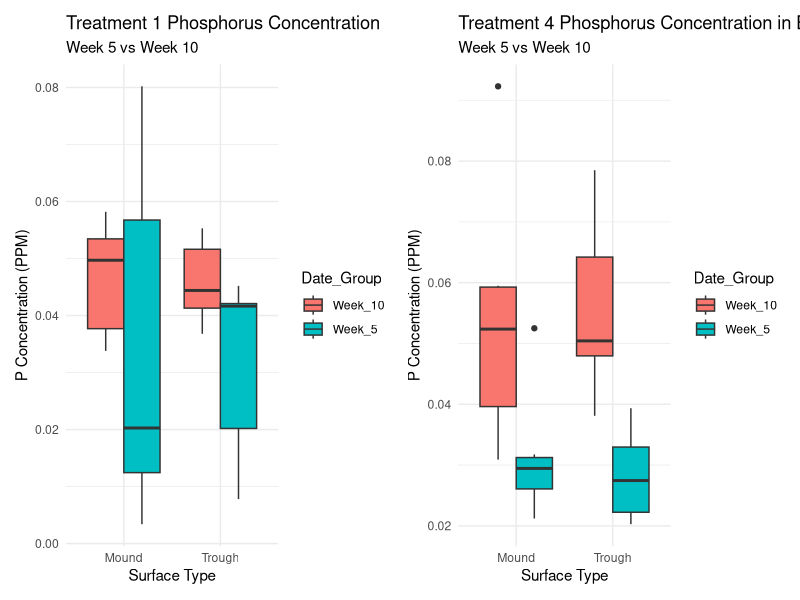
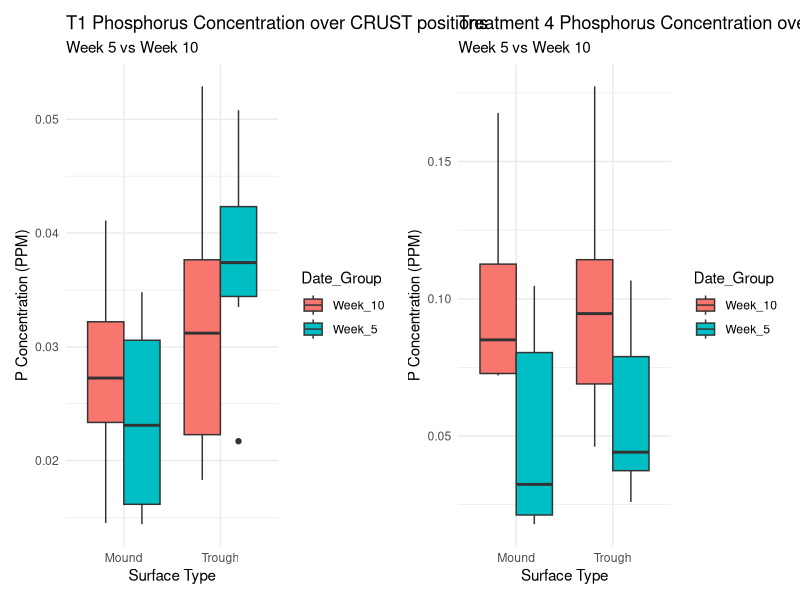

These charts were generated, in order, by the following R code:
library(readxl)
library(dplyr)
library(tidyverse)
library(tidyr)
library(ggplot2)
library(patchwork)

#Importing my data from excel spreadsheet with some cleaning up!
# ---------------------------------
excel_sheet <- read_excel("TheEntireDataSet.xlsx", sheet = "labeled")
rawResults<- excel_sheet

rawResults$Outlier <- as.integer(rawResults$Outlier)
rawResults$Outlier[is.na(rawResults$Outlier)] <- 0
rawResults$Position <- as.integer(rawResults$Position)
cleanedResults <- rawResults %>% drop_na(Bin_Number, Position)
head(cleanedResults)

# evil date formatting
#--------------------
str(cleanedResults$DateTime)
cleanedResults$DateTime <- as.numeric(cleanedResults$DateTime)
cleanedResults$DateTime <- as.POSIXct(
  cleanedResults$DateTime * 86400,
  origin = "1899-12-30",
  tz = "UTC"
)
cleanedResults$Date <- as.Date(cleanedResults$DateTime)
table(cleanedResults$Date)
cleanedResults <- cleanedResults %>%
  mutate(Date_Group = case_when(
    Date %in% as.Date(c("2006-01-30", "2006-01-31")) ~ "Week_1",
    Date %in% as.Date(c("2006-02-07", "2006-02-08")) ~ "Week_2", 
    Date %in% as.Date(c("2006-02-27")) ~ "Week_5",
    Date %in% as.Date(c("2006-3-20")) ~ "Week_8",
    Date %in% as.Date(c("2006-04-03")) ~ "Week_10"
  ))

#-----------
# end of evil date formatting

# remove unnecessary columns
 cleanedResults <- cleanedResults %>% select(-"File #",
      -"Operator", -"Name", -"ID", -"Field1", -"Field2",
      -"test", -"Application", -"Method", -"ElapsedTime", -"Alloy 1",
      -"Match Qual 1", -"Alloy 2", -"Match Qual 2", -"Alloy 3", -"Match Qual 3")
 
#-------------------------------------------------------
#End of clean up


# filtering 
#-----------------
# alternate filtering, including date_group 
filteredResults <- cleanedResults %>%
  select(Date_Group, Bin_Number, Position, P, Al, Fe, S, Ca, K)

# changing n/a & <LOD to 0 across measurements
    # changing columns to numeric
filteredResults <- filteredResults %>% 
  mutate(across(-c(Bin_Number, Position, Date_Group),
                ~ as.numeric(as.character(.))))
    # replacing N/A to the number 0
filteredResults <- filteredResults %>%
  mutate(across(P:Ca, ~replace_na(.x, 0)))

head(filteredResults)
#-------- 
# filtering ^

# full disclosure: below is using generative AI


# averaging results, chatGPT generated, needed help on this one
averagedResults <- filteredResults %>%
  group_by(Date_Group, Bin_Number, Position) %>%
  summarise(
    P_mean  = mean(P,  na.rm = TRUE),
    Al_mean = mean(Al, na.rm = TRUE),
    Fe_mean = mean(Fe, na.rm = TRUE),
    S_mean  = mean(S, na.rm  = TRUE),
    Ca_mean = mean(Ca, na.rm = TRUE),
    K_mean  = mean(K,  na.rm = TRUE),
    n_reps  = n(),   # tells you how many reps contributed
    .groups = "drop"
  )

head(averagedResults)

# var: longAverages, inclusion of columns of treatment/element etc
#--------

# creating a column of each element
longAverages <- averagedResults %>%
  pivot_longer(
    cols = ends_with("_mean"),
    names_to = "Element",
    values_to = "Value"
  )
#head(longAverages)

# making a column to identify treatment types
longAverages <- longAverages %>%
  mutate(Treatment_Number = as.numeric(str_extract(Bin_Number, "(?<=T)\\d+"))) %>%
  filter(!is.na(Treatment_Number))

# checking for any measurements outside of date ranges set
#cleanedResults %>%
#  filter(is.na(Date_Group)) %>%
#  select(DateTime, Date)

# excluding out of range dates for measurements
longAverages <- longAverages %>%
  filter(!is.na(Date_Group))

# making a column for positions types
longAverages <- longAverages %>%
  mutate(
    Surface = case_when(
      Position %in% c(1,2,3,4) ~ "Trough",
      Position %in% c(5,6,7,8) ~ "Mound",
      Position == 9 ~ "Center"
      # calling it center b/c of 9
    ),
    
    Inoculation = case_when(
      Position %in% c(1,2,5,6) ~ "Uncolonized",
      Position %in% c(3,4,7,8) ~ "Inoculated",
      Position == 9 ~ "Bridge" 
      # calling it bridge/center b/c of the transfer of nutrients
    )
  ) 
 
#-----------------------------------------------------------------------------------------------------------
###### Creating Datasets 
#-----------------------------------------------------------------------------------------------------------

# separating date_groups into different datasets

MiddleFinalResults <- longAverages %>% 
  filter(Date_Group %in% c("Week_5", "Week_10"))

# create a subset for only positions
# //////////// BARE GROUP DATA FILTERED
all_bare_group_data <- MiddleFinalResults %>%
  filter(Position %in% c(1, 2, 5, 6))
summary(all_bare_group_data)
# ////////// TREATMENT 
t4_bare_group_data <- MiddleFinalResults %>%
  filter(Position %in% c(1, 2, 5, 6),
         Treatment_Number == "4")
t1_bare_group_data <- MiddleFinalResults %>%
  filter(Position %in% c(1, 2, 5, 6),
         Treatment_Number == "1")

# //////////// CRUST GROUP DATA FILTERED
all_crust_group_data <- MiddleFinalResults %>%
  filter(Position %in% c(3, 4, 7, 8))
summary(all_bare_group_data)
t4_crust_group_data <- MiddleFinalResults %>%
  filter(Position %in% c(3, 4, 7, 8),
         Treatment_Number == "4")
t1_crust_group_data <- MiddleFinalResults %>%
  filter(Position %in% c(3, 4, 7, 8),
         Treatment_Number == "1")

# /////////// BARE GROUP modeling for PHOSPHORUS 
#------------------------------------------------------------------------------------------------------------

# ALL BARE GROUP MODEL
all_bare_group_model <- aov(Value ~ Surface * Date_Group,
             data = all_bare_group_data)
summary(all_bare_group_model)
#                      Df Sum Sq Mean Sq F value Pr(>F)
# Surface               1      2   1.915   0.199  0.656
# Date_Group            1     19  19.217   1.998  0.158
# Surface:Date_Group    1      2   1.975   0.205  0.651
# Residuals          1004   9659   9.620 
# ///////////////
# INTERPRETATION:
# no influence of surface towards element value across ALL groups

# ALL TREATMENTS 4 Phosphorus BARE /////////////////////////////////////////////
p_bare_group_data <- all_bare_group_data %>%
  filter(Element == "P_mean")
summary(p_bare_group_data)

all_p_bare_group_model <- aov(Value ~ Surface * Date_Group,
                            data = p_bare_group_data)
summary(all_p_bare_group_model)

# include interaction with inoculum 

#                     Df  Sum Sq  Mean Sq F value Pr(>F)   
# Surface              1 0.00135 0.001351   2.840 0.0939 . 
# Date_Group           1 0.00374 0.003735   7.849 0.0057 **
# Surface:Date_Group   1 0.00020 0.000200   0.419 0.5182   
# Residuals          164 0.07804 0.000476                  
# ---
# Signif. codes:  0 ‘***’ 0.001 ‘**’ 0.01 ‘*’ 0.05 ‘.’ 0.1 ‘ ’ 1
# INTERPRETATION: # Surface  p = 0.0939 . 
# slight influence of surface towards phosphorus value across all treatments
TukeyHSD(all_p_bare_group_model, "Surface")
# $Surface
#                     diff           lwr        upr     p adj
# Runoff-Mound 0.005672222 -0.0009742285 0.01231867 0.0938693
### INTERPRETATION: RUNOFF > MOUNDS across ALL TREATMENTS

# all_p_bare_group_model <- aov(Value ~ Surface * Date_Group * Treatment_Number,
#                               data = p_bare_group_data)
# summary(all_p_bare_group_model)
# TukeyHSD(all_p_bare_group_model, "Treatment_Number") ERROR



# TREATMENT 4 Phosphorus BARE /////////////////////////////////////////////////
t4_p_bare_group_data <- t4_bare_group_data %>%
  filter(Element == "P_mean",
         Treatment_Number =="4")
summary(t4_p_bare_group_data)

t4_p_bare_group_model <- aov(Value ~ Surface * Date_Group,
                              data = t4_p_bare_group_data)
summary(t4_p_bare_group_model)
#                    Df   Sum Sq  Mean Sq F value   Pr(>F)    
# Surface             1 0.000005 0.000005   0.023 0.880322    
# Date_Group          1 0.003727 0.003727  17.037 0.000522 ***
# Surface:Date_Group  1 0.000033 0.000033   0.150 0.702429    
# Residuals          20 0.004375 0.000219                     
# ---
# Signif. codes:  0 ‘***’ 0.001 ‘**’ 0.01 ‘*’ 0.05 ‘.’ 0.1 ‘ ’ 1
## INTERPRETATION: surface does not show effect on P in TREATMENT 4


# adjust for treatment 6
# TREATMENT 1 Phosphorus BARE /////////////////////////////////////////////////
t1_p_bare_group_data <- t1_bare_group_data %>%
  filter(Element == "P_mean")
summary(t1_p_bare_group_data)

t1_p_bare_group_model <- aov(Value ~ Surface * Date_Group,
                             data = t1_p_bare_group_data)
summary(t1_p_bare_group_model)
#                    Df   Sum Sq   Mean Sq F value Pr(>F)
# Surface             1 0.000011 0.0000105   0.029  0.867
# Date_Group          1 0.001073 0.0010733   2.949  0.101
# Surface:Date_Group  1 0.000002 0.0000019   0.005  0.944
# Residuals          20 0.007280 0.0003640     
## INTERPRETATIONS:Surface has no have an effect on phosphorus levels in Control
TukeyHSD(t1_p_bare_group_model, "Surface")

## BOX PLOT comparisons ///////////////////////////////////////////////////////
boxplotPhosphorusT1 <- ggplot(t1_p_bare_group_data,
       aes(x = Surface, y = Value, fill = Date_Group)) +
  geom_boxplot(position = position_dodge()) +
  theme_minimal() +
  labs(
    title = "Treatment 1 Phosphorus Concentration",
    subtitle = "Week 5 vs Week 10",
    x = "Surface Type", 
    y = "P Concentration (PPM)" 
  )
# boxplotPhosphorusT1
boxplotPhosphorusT4 <- ggplot(t4_p_bare_group_data,
                              aes(x = Surface, y = Value, fill = Date_Group)) +
  geom_boxplot(position = position_dodge()) +
  theme_minimal() +
  labs(
    title = "Treatment 4 Phosphorus Concentration in BARE SOILS",
    subtitle = "Week 5 vs Week 10",
    x = "Surface Type", 
    y = "P Concentration (PPM)" 
  )
# boxplotPhosphorusT4
boxplotPhosphorusT1+boxplotPhosphorusT4
# ^^^^^ Looking at comparison

# comparing the differences between bare across treatment 1 &&& 4
anova(t1_p_bare_group_model, t4_p_bare_group_model)
# Model 1: Value ~ Surface * Date_Group
# Model 2: Value ~ Surface * Date_Group
#   Res.Df       RSS Df Sum of Sq F Pr(>F)
# 1     20 0.0072796                      
# 2     20 0.0043754  0 0.0029042   
# Potential interpretations::::::: ?????????
#         




# /////////// crust GROUP modeling for PHOSPHORUS 
#------------------------------------------------------------------------------------------------------------
# ALL CRUST GROUP MODEL
all_crust_group_model <- aov(Value ~ Surface * Date_Group,
                            data = all_crust_group_data)
summary(all_crust_group_model)
#                      Df Sum Sq Mean Sq F value Pr(>F)  
# Surface               1      7   7.375   0.929 0.3353  
# Date_Group            1     26  26.117   3.290 0.0700 .
# Surface:Date_Group    1     22  22.116   2.786 0.0954 .
# Residuals          1004   7969   7.937                 
# ---
# Signif. codes:  0 ‘***’ 0.001 ‘**’ 0.01 ‘*’ 0.05 ‘.’ 0.1 ‘ ’ 1

# ///////////////
# INTERPRETATION: interaction between Surface/Date_Group might have an effect
# across all elements across all groups


# ALL TREATMENTS 4 Phosphorus CRUST!!//////////////////////////////////////////
p_crust_group_data <- all_crust_group_data %>%
  filter(Element == "P_mean")
#summary(p_crust_group_data)

all_p_crust_group_model <- aov(Value ~ Surface * Date_Group,
                              data = p_crust_group_data)
summary(all_p_crust_group_model)
#                     Df  Sum Sq  Mean Sq F value  Pr(>F)   
# Surface              1 0.00143 0.001434   1.581 0.21034   
# Date_Group           1 0.00691 0.006909   7.622 0.00642 **
# Surface:Date_Group   1 0.00016 0.000162   0.178 0.67349   
# Residuals          164 0.14867 0.000907                   
# ---
# Signif. codes:  0 ‘***’ 0.001 ‘**’ 0.01 ‘*’ 0.05 ‘.’ 0.1 ‘ ’ 1
# INTERPRETATION: across all treatments=> Time has sigfig effect on phosphorus 

# what about surface is affecting phosphorus?
TukeyHSD(all_p_crust_group_model, "Surface")
#                    diff          lwr        upr     p adj
# Trough-Mound 0.00584246 -0.003331069 0.01501599 0.2103436
### INTERPRETATION: RUNOFF > MOUNDS across ALL TREATMENTS


# TREATMENT 4 Phosphorus CRUST /////////////////////////////////////////////////
t4_p_crust_group_data <- t4_crust_group_data %>%
  filter(Element == "P_mean")
summary(t4_p_crust_group_data)

t4_p_crust_group_model <- aov(Value ~ Surface * Date_Group,
                             data = t4_p_crust_group_data)
summary(t4_p_crust_group_model)
#                    Df   Sum Sq  Mean Sq F value Pr(>F)  
# Surface             1 0.000063 0.000063   0.041 0.8422  
# Date_Group          1 0.012447 0.012447   8.055 0.0102 *
# Surface:Date_Group  1 0.000111 0.000111   0.072 0.7913  
# Residuals          20 0.030906 0.001545                 
# ---
# Signif. codes:  0 ‘***’ 0.001 ‘**’ 0.01 ‘*’ 0.05 ‘.’ 0.1 ‘ ’ 1
## INTERPRETATION: surface does not show effect on P in TREATMENT 4

# TREATMENT 1 Phosphorus CRUST /////////////////////////////////////////////////
t1_p_crust_group_data <- t1_crust_group_data %>%
  filter(Element == "P_mean")
summary(t1_p_crust_group_data)

t1_p_crust_group_model <- aov(Value ~ Surface * Date_Group,
                             data = t1_p_crust_group_data)
summary(t1_p_crust_group_model)
#                    Df    Sum Sq   Mean Sq F value Pr(>F)  
# Surface             1 0.0004960 0.0004960   4.699 0.0424 *
# Date_Group          1 0.0000029 0.0000029   0.027 0.8707  
# Surface:Date_Group  1 0.0001293 0.0001293   1.225 0.2816  
# Residuals          20 0.0021109 0.0001055                 
# ---
# Signif. codes:  0 ‘***’ 0.001 ‘**’ 0.01 ‘*’ 0.05 ‘.’ 0.1 ‘ ’ 1
## INTERPRETATIONS:Surface might have an effect on phosphorus levels in Control
TukeyHSD(t1_p_crust_group_model, "Surface")
#                     diff          lwr        upr     p adj
# Trough-Mound 0.009091667 0.0003429112 0.01784042 0.0424213

## BOX PLOT comparisons ///////////////////////////////////////////////////////

boxplotPhosphorusT1CRUST <- ggplot(t1_p_crust_group_data,
                              aes(x = Surface, y = Value, fill = Date_Group)) +
  geom_boxplot(position = position_dodge()) +
  theme_minimal() +
  labs(
    title = "T1 Phosphorus Concentration over CRUST positions",
    subtitle = "Week 5 vs Week 10",
    x = "Surface Type", 
    y = "P Concentration (PPM)" 
  )
# boxplotPhosphorusT1
boxplotPhosphorusT4CRUST <- ggplot(t4_p_crust_group_data,
                              aes(x = Surface, y = Value, fill = Date_Group)) +
  geom_boxplot(position = position_dodge()) +
  theme_minimal() +
  labs(
    title = "Treatment 4 Phosphorus Concentration over CRUST positions",
    subtitle = "Week 5 vs Week 10",
    x = "Surface Type", 
    y = "P Concentration (PPM)" 
  )
# boxplotPhosphorusT4
boxplotPhosphorusT1CRUST+boxplotPhosphorusT4CRUST
# ^^^^^ Looking at comparison

# comparing the differences between bare across treatment 1 &&& 4
anova(t1_p_crust_group_model, t4_p_crust_group_model)
# Model 1: Value ~ Surface * Date_Group
# Model 2: Value ~ Surface * Date_Group
#   Res.Df       RSS Df Sum of Sq F Pr(>F)
# 1     20 0.0021109                      
# 2     20 0.0309056  0 -0.028795  
# Potential interpretations:::::::
# in terms of phosphorus contents in uncolonized soils
#   there seemed to have a bigger effect on phosphorus 
#   due to surface in treatment control


#comparing directly bare vs. crust t1 PHOSPHORUS
anova(t1_p_bare_group_model, t1_p_crust_group_model)
# Model 1: Value ~ Surface * Date_Group
# Model 2: Value ~ Surface * Date_Group
#   Res.Df       RSS Df Sum of Sq F Pr(>F)
# 1     20 0.0072796                      
# 2     20 0.0021109  0 0.0051687 


#comparing directly bare vs. crust t4 PHOSPHORUS
anova(t4_p_bare_group_model, t4_p_crust_group_model)
# Model 1: Value ~ Surface * Date_Group
# Model 2: Value ~ Surface * Date_Group
#   Res.Df       RSS Df Sum of Sq F Pr(>F)
# 1     20 0.0043754                      
# 2     20 0.0309056  0  -0.02653 

anova(all_bare_group_model, all_crust_group_model)
# Model 1: Value ~ Surface * Date_Group
# Model 2: Value ~ Surface * Date_Group
#   Res.Df    RSS Df Sum of Sq F Pr(>F)
# 1   1004 9658.9                      
# 2   1004 7969.2  0    1689.7  
